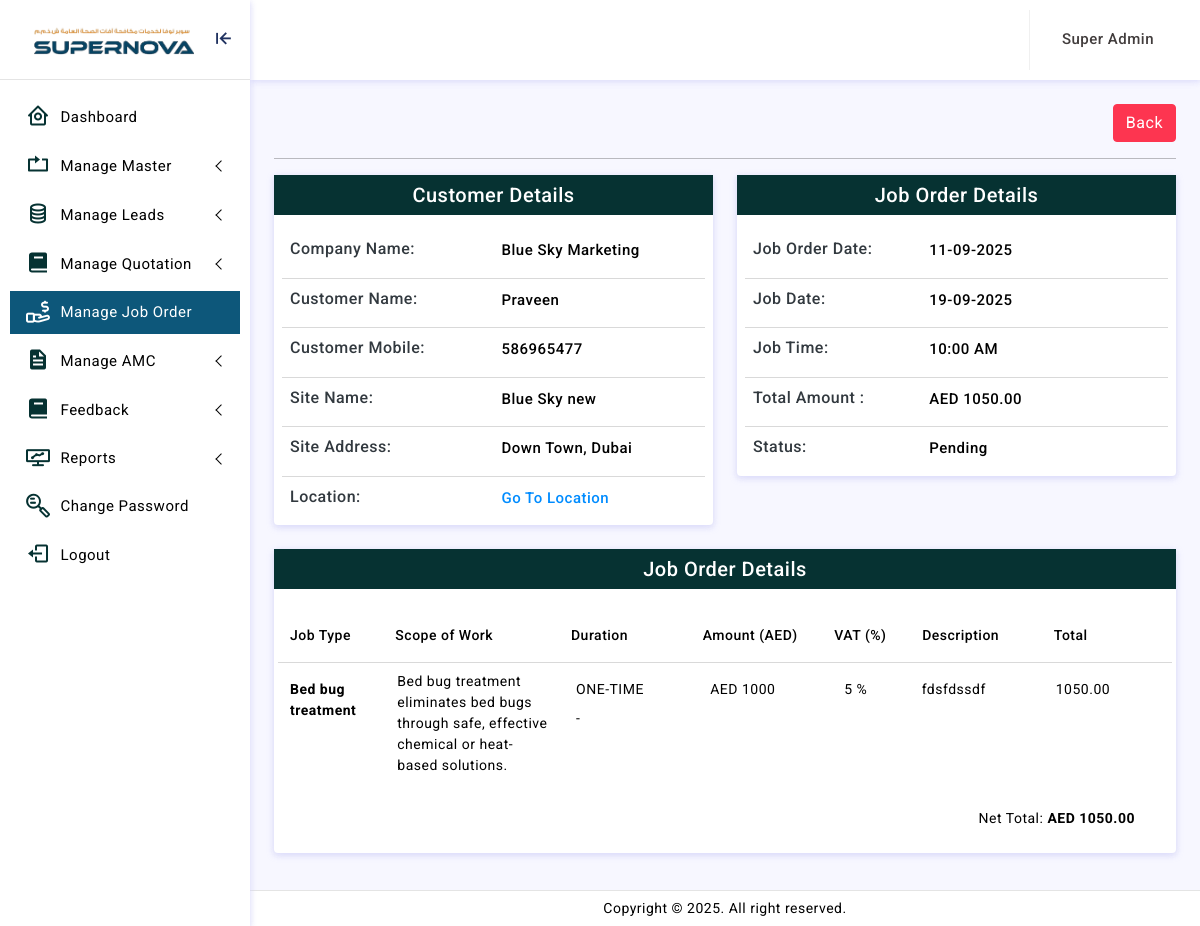
Page /adminln/view-job-order.php?id=33 (signed in) on the committed database.
### tables this page shows
CREATE TABLE `customers` (
  `id` int(11) NOT NULL,
  `company_name` varchar(255) NOT NULL,
  `customer_name` varchar(255) NOT NULL,
  `email` varchar(150) NOT NULL,
  `mobile` varchar(20) NOT NULL,
  `alternate_mobile` varchar(20) NOT NULL,
  `location` text NOT NULL,
  `trn_no` varchar(255) NOT NULL,
  `address` text NOT NULL,
  `city` varchar(150) NOT NULL,
  `status` tinyint(4) NOT NULL,
  `created_by` int(11) NOT NULL,
  `created_datetime` datetime NOT NULL,
  `modified_by` int(11) NOT NULL,
  `modified_datetime` datetime NOT NULL
);

CREATE TABLE `job_order_product` (
  `id` int(11) NOT NULL,
  `job_order_id` int(11) NOT NULL,
  `job_type_id` int(11) NOT NULL,
  `job_type` varchar(150) NOT NULL,
  `duration` varchar(150) NOT NULL,
  `amc_fromdate` date NOT NULL,
  `amc_todate` date NOT NULL,
  `amc_description` text NOT NULL,
  `amount` varchar(11) NOT NULL,
  `vat` int(11) NOT NULL,
  `total` varchar(150) NOT NULL,
  `description` text NOT NULL,
  `created_datetime` datetime NOT NULL
);

CREATE TABLE `job_type` (
  `id` int(11) NOT NULL,
  `job_type` varchar(255) NOT NULL,
  `scope_of_work` text NOT NULL,
  `status` varchar(20) NOT NULL,
  `created_by` int(11) NOT NULL,
  `created_datetime` datetime NOT NULL,
  `modified_by` int(11) NOT NULL,
  `modified_datetime` datetime NOT NULL
);

### adminln/view-job-order.php (the view, shortened to what this page needs)
<?php
function main() {
extract($_REQUEST);
include 'dilg/cnt/join.php';
$ID=$_GET['id'];
?>
<div class="page-breadcrumb d-sm-flex align-items-center mb-3">
<div class="ms-auto">
<div class="col">
<a href="list-job-order.php" class="btn btn-danger">Back</a>
</div>
</div>
</div>
<hr/>
<?  $select_job_order=mysqli_query($conn,"select * from job_order where id='$ID'");
if(mysqli_num_rows($select_job_order)>>0){
if ($status==0) {
 $tl_Status="Pending";
}elseif ($status==1) {
 $tl_Status="Ready To Job";
}elseif($status==2){
 $tl_Status="Work in Progress";
}else{
  $tl_Status="Completed";
}
$select_customer=mysqli_query($conn,"select * from customers where mobile='$customer_mobile'");
$row_customer=mysqli_fetch_array($select_customer);
$customer_name=$row_customer['customer_name'];
$select_quotation_id=mysqli_query($conn,"select * from quotation where id='$quotation_id'");
$row_quotation_id=mysqli_fetch_array($select_quotation_id);
$lead_id=$row_quotation_id['lead_id'];
$select_lead=mysqli_query($conn,"select * from leads where id='$lead_id'");
$row_lead=mysqli_fetch_array($select_lead);
$lead_work_description=$row_lead['work_description'];
$lead_type=$row_lead['lead_type'];
$lead_priority=$row_lead['lead_priority'];
 $supervisor_name=$row_lead['supervisor_name'];
?>
<form action="#" method="post" enctype="multipart/form-data" onsubmit="return validateForm(this)" name="form1">
<div class="row form-label">
<div class="col-xl-6">
<div class="card border-0 border-4 ">
  <h5 class="p-2 text-center bg-063232 fw-3">Customer Details</h5>
<div class="card-body p-5">
<div class="row g-3">
<?if($company_name!=''){?>
<div class="col-md-6 w-sm-50">
<h6 for="inputFirstName" class="form-label mb-0">Company Name:</h6>
</div>
<div class="col-md-6 w-sm-50">
<p for="client_name" class="client mb-0"><?=$company_name;?> </p>
</div>
<?}if($customer_name!=''){?>
<div class="col-md-6 bdr-tp-gray w-sm-50">
<h6 for="inputFirstName" class="form-label mb-0">Customer Name:</h6>
</div>
<div class="col-md-6 bdr-tp-gray w-sm-50">
<p for="client_name" class="client mb-0"><?=$customer_name;?> </p>
</div>
<? }if($customer_mobile!=''){?>
<div class="col-md-6 bdr-tp-gray w-sm-50">
<h6 for="inputFirstName" class="form-label mb-0">Customer Mobile:</h6>
</div>
<div class="col-md-6 bdr-tp-gray w-sm-50">
<p for="client_name" class="client mb-0"><?=$customer_mobile;?> </p>
</div>
<?}if($site_name!=''){?>
<div class="col-md-6 bdr-tp-gray w-sm-50">
<h6 for="inputFirstName" class="form-label mb-0">Site Name:</h6>
</div>
<div class="col-md-6 bdr-tp-gray w-sm-50">
<p for="client_name" class="client mb-0"><?=$site_name;?> </p>
</div>
<?}if($site_address!=''){?>
<div class="col-md-6 bdr-tp-gray w-sm-50">
<h6 for="inputFirstName" class="form-label mb-0">Site Address:</h6>
</div>
<div class="col-md-6 bdr-tp-gray w-sm-50">
<p for="client_name" class="client mb-0"><?=$site_address;?> </p>
</div>
<?}if($location!=''){?>
<div class="col-md-6 bdr-tp-gray w-sm-50">
<h6 for="inputFirstName" class="form-label mb-0">Location:</h6>
</div>
<div class="col-md-6 bdr-tp-gray w-sm-50">
<p for="client_name" class="client mb-0"><a href="<?=$location;?>" target="_blank">Go To Location</a>  </p>
</div>
<?}if($lead_type!=''){?>
<div class="col-md-6 bdr-tp-gray w-sm-50">
<h6 for="inputFirstName" class="form-label mb-0">Lead Type:</h6>
</div>
<div class="col-md-6 bdr-tp-gray w-sm-50">
<p for="client_name" class="client mb-0"><?=$lead_type;?> </p>
</div>
<?}if($lead_work_description!=''){?>
<div class="col-md-6 bdr-tp-gray w-sm-50">
<h6 for="inputFirstName" class="form-label mb-0">Customer Requirement:</h6>
</div>
<div class="col-md-6 bdr-tp-gray w-sm-50">
<p for="client_name" class="client mb-0"><?=$lead_work_description;?> </p>
</div>
<?}if($lead_priority!=''){?>
<div class="col-md-6 bdr-tp-gray w-sm-50">
<h6 for="inputFirstName" class="form-label mb-0 ">Lead Priority:</h6>
</div>
<div class="col-md-6 bdr-tp-gray w-sm-50">
<p for="client_name" class="client mb-0 <?=$lead_priority;?>"><?=$lead_priority;?> </p>
</div>
<? }
?>
</div>
</div>
</div>
  </div>
  <div class="col-xl-6">
<div class="card border-0 border-4 ">
<h5 class="p-2 text-center bg-063232 fw-3">Job Order Details</h5>
<div class="card-body p-5">
<div class="row g-3">
<?if($job_order_date!=''){?>
<div class="col-md-5 w-sm-50">
<h6 for="inputFirstName" class="form-label mb-0">Job Order Date:</h6>
</div>
<div class="col-md-7 w-sm-50">
<p for="client_name" class="client mb-0"><?=date('d-m-Y',strtotime($job_order_date));?> </p>
</div>
<?}if($supervisor_name!=''){
  ?>
<?}if($job_date!=''){?>
<div class="col-md-5 bdr-tp-gray w-sm-50">
<h6 for="inputFirstName" class="form-label mb-0">Job Date:</h6>
</div>
<div class="col-md-7 bdr-tp-gray w-sm-50">
<p for="client_name" class="client mb-0"><?=date("d-m-Y",strtotime($job_date));?> </p>
</div>
<?}if($job_time!=''){?>
<div class="col-md-5 bdr-tp-gray w-sm-50">
<h6 for="inputFirstName" class="form-label mb-0">Job Time:</h6>
</div>
<div class="col-md-7 bdr-tp-gray w-sm-50">
<p for="client_name" class="client mb-0"><?=$job_time;?> </p>
</div>
<?}
?>
<?if($total_amount!=''){?>
<div class="col-md-5 bdr-tp-gray w-sm-50">
<h6 for="inputFirstName" class="form-label mb-0">Total Amount :</h6>
</div>
<div class="col-md-7 bdr-tp-gray w-sm-50">
<p for="client_name" class="client mb-0">AED <?=$total_amount;?> </p>
</div>
<?}if($status!=''){?>
<div class="col-md-5 bdr-tp-gray w-sm-50">
<h6 for="inputFirstName" class="form-label mb-0">Status:</h6>
</div>
<div class="col-md-7 bdr-tp-gray w-sm-50">
 <p for="client_name" class="client mb-0"><?=$tl_Status?></p>
</div>
<?}?>
</div>
</div>
</div>
  </div>
  <div class="col-xl-12">
    <div class="card border-0 border-4 ">
  <h5 class="p-2 text-center bg-063232 fw-3">Job Order Details</h5>
<div class="card-body p-5">
<div class="row g-2 mt-1 mb-3 ">
<div class="w-12  w50">
<label for="inputLastName" class="form-label mt-20 mb-0">Job Type</label>
</div>
<div class="w-20 w50">
<label for="inputLastName" class="form-label mt-20 mb-0">Scope of Work</label>
</div>
<div class="w-15 w50 sm-margin-t">
<label for="inputLastName" class="form-label mt-20 mb-0">Duration</label>
</div>
<div class="w-15 w50 sm-margin-t">
<label for="inputLastName" class="form-label mt-20 mb-0">Amount (AED)</label>
</div>
  <div class="w-10 w50 sm-margin-t">
<label for="inputLastName" class="form-label mt-20 mb-0">VAT (%)</label>
</div>
<div class="w-15 w50 sm-margin-t">
<label for="inputLastName" class="form-label mt-20 mb-0">Description</label>
</div>
<div class="w-10 w50 sm-margin-t">
<label for="inputLastName" class="form-label mt-20 mb-0">Total</label>
</div>
</div>
<?
$select_quotation_product=mysqli_query($conn,"select * from job_order_product where job_order_id='$ID'");
if (mysqli_num_rows($select_quotation_product)>>0) {
while($row_quotation_pro=mysqli_fetch_array($select_quotation_product)){
$job_type=$row_quotation_pro['job_type'];
$job_type_id=$row_quotation_pro['job_type_id'];
$select_Scopre=mysqli_query($conn,"select * from job_type where id='$job_type_id'");
$row_scope=mysqli_fetch_array($select_Scopre);
$scope_of_work=$row_scope['scope_of_work'];
if ($scope_of_work!='') {
 $Scope_of_work=$scope_of_work;
}else{
  $Scope_of_work=" - ";
}
$duration=strtoupper($row_quotation_pro['duration']);
 if($row_quotation_pro['amc_fromdate']!='0000-00-00'){
  $amc_fromdate=date("d-m-Y",strtotime($row_quotation_pro['amc_fromdate']));
$amc_todate=date("d-m-Y",strtotime($row_quotation_pro['amc_todate']));
$amc_description="(".$row_quotation_pro['amc_description'].")";
}else{
  $amc_fromdate="";
  $amc_todate="";
  $amc_description="";
}
$amount=$row_quotation_pro['amount'];
$vat=$row_quotation_pro['vat'];
$total=$row_quotation_pro['total'];
$description=$row_quotation_pro['description'];
?>
<div class="row py-2 bdr-tp-gray ">
<div class="w-12 w50">
<p class="my-2"><span class="fw-500"><b><?=$job_type;?></b></span></p>
</div>
<div class="w-20 w50">
<p><? echo wordwrap($Scope_of_work, 100, "<br />\n"); ?></p>
</div>
<div class="w-15 w50 sm-margin-t">
<p class="my-2"><?=$duration;?></p>
<p class="my-2"><?=$amc_fromdate." - ".$amc_todate;?><br><?=$amc_description;?></p>
</div>
<div class="w-15 w50 sm-margin-t">
<p class="my-2">AED <?=$amount;?></p>
</div>
<div class="w-10 w50 sm-margin-t">
<p class="my-2"><?=$vat.' %';?></p>
</div>
<div class="w-15 p-0 w50 sm-margin-t">
<p class="my-2"><?=$description;?></p>
</div>
<div class="w-10 p-0 w50 sm-margin-t">
<p class="my-2"><?=$total;?></p>
</div>
</div>
<?}?>
<div class="text-end">
<p class="my-2 m-25 ">Net Total: <b>AED <?=$total_amount;?></b></p>
</div>
<?}?>
</div>
</div>
  </div>
  </div>
</form>
<? } else { echo "No Records Found";  } ?>
<?php
}
include 'template.php';
?>

### adminln/assets/css/app.css (style rules this page uses)
body { font-size: 14px; color: #000; letter-spacing: .5px; background: #f7f7ff; overflow-x: hidden; font-family: Roboto, sans-serif }
a { text-decoration: none }
.client { font-size: 15px; font-weight: 500; color: #000; }
.fw-500 { font-weight: 500; }
.bg-063232 { background: #063232; color: white; }
.bdr-tp-gray { border-top: 1px solid rgba(128, 128, 128, 0.3); padding-top: 10px; }
.w-15 { width: 15%; }
.w-12 { width: 12%; }
.w-10 { width: 10%; }
.w-20 { width: 20%; }
.m-25 { margin: 25px; }
.fw-500 { font-weight: 500; color: #000; }

### rows in the picture
customers: customer_name "Praveen"
job_order_product: job_type "Bed bug treatment", job_type.scope_of_work "Bed bug treatment eliminates bed bugs through safe, effective chemical or heat-based solutions.", duration "ONE-TIME", amount "1000", vat "5", description "fdsfdssdf", total "1050.00"

### other values in the picture
$usertype_name "Super Admin"
$company_name "Blue Sky Marketing"
$customer_mobile "586965477"
$site_name "Blue Sky new"
$site_address "Down Town, Dubai"
date('d-m-Y',strtotime($job_order_date)) "11-09-2025"
date("d-m-Y",strtotime($job_date)) "19-09-2025"
$job_time "10:00 AM"
$total_amount "1050.00"
$tl_Status "Pending"
